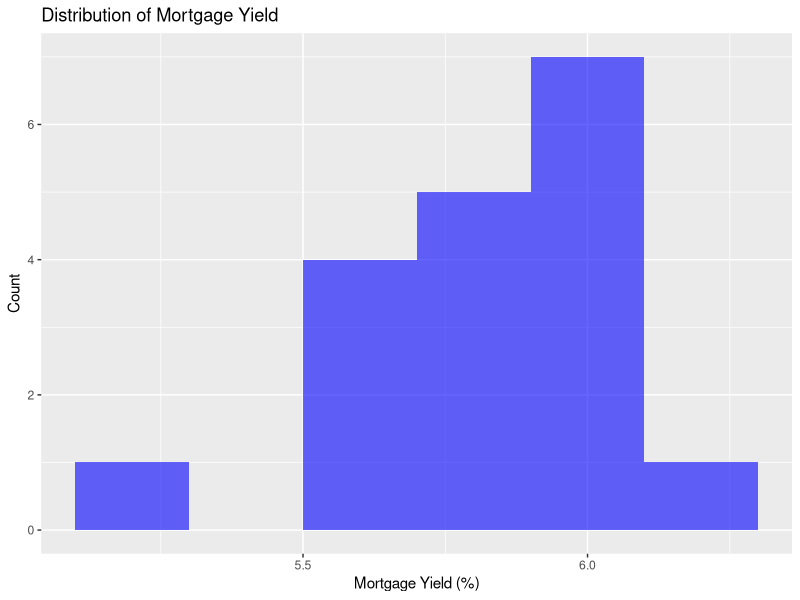
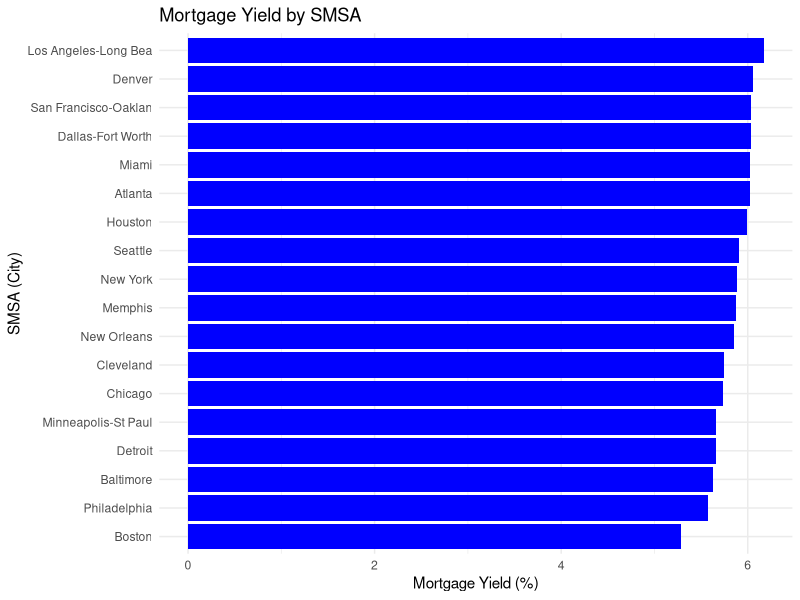
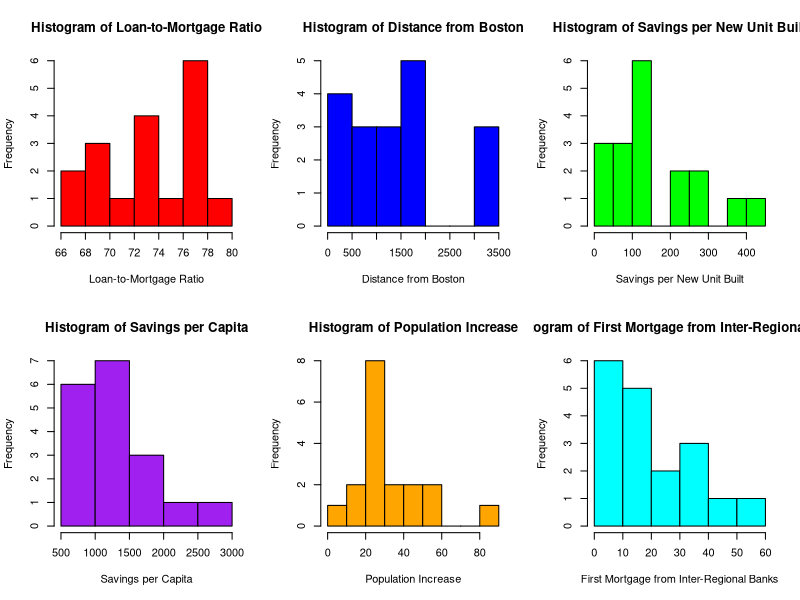
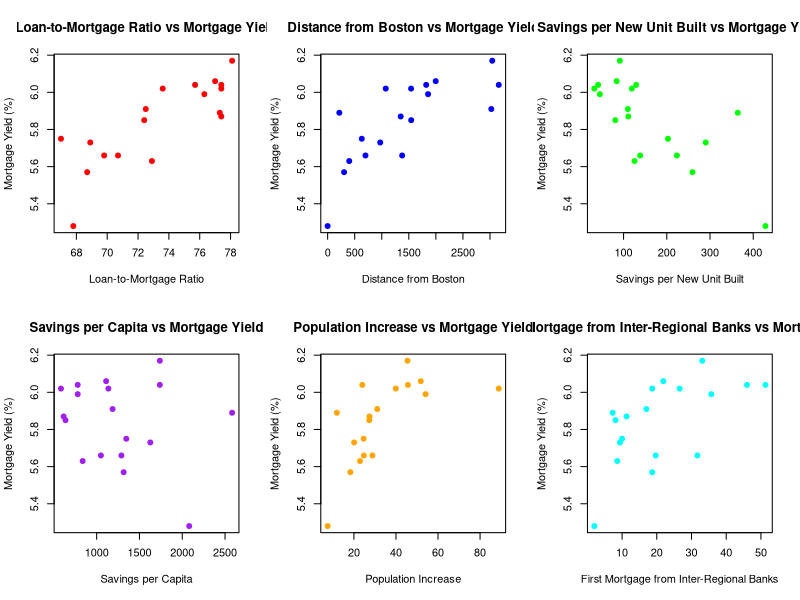
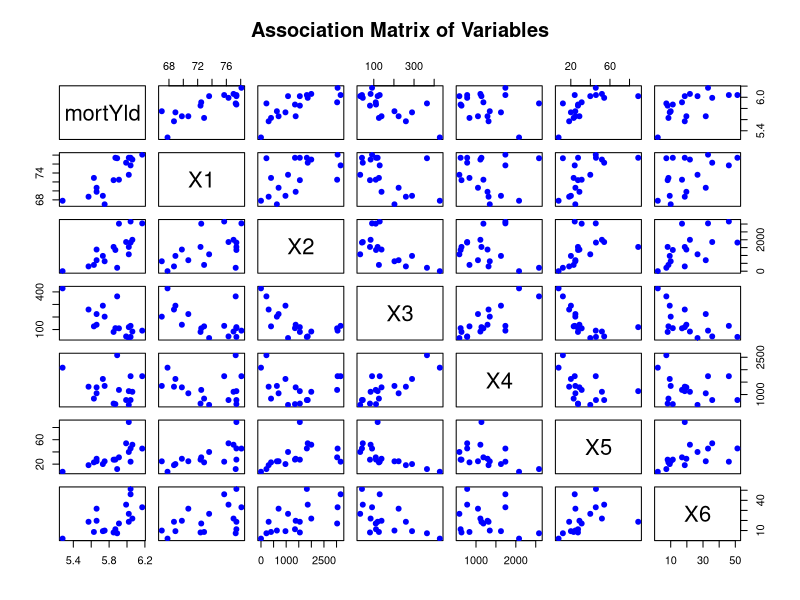
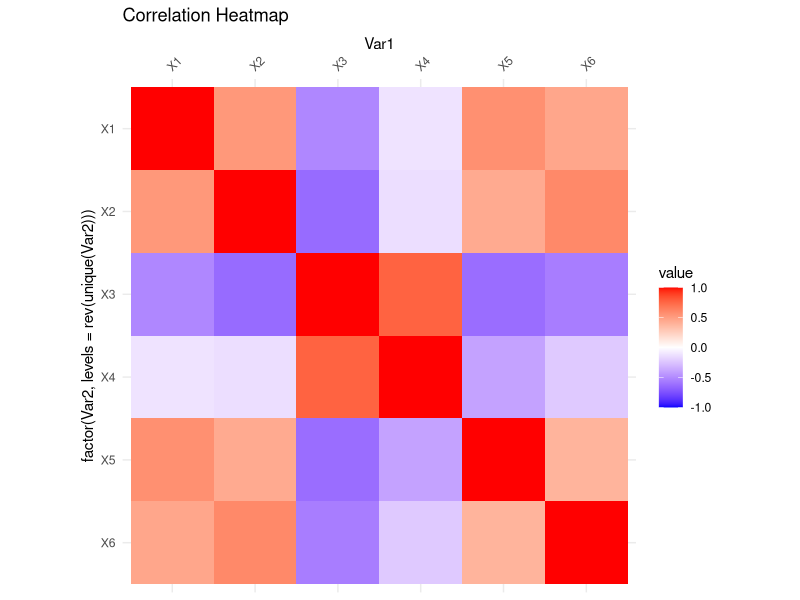
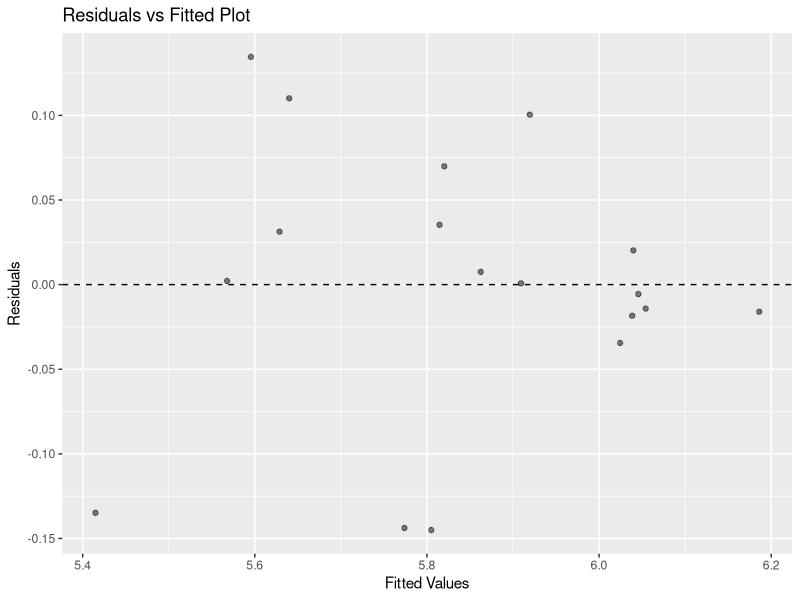
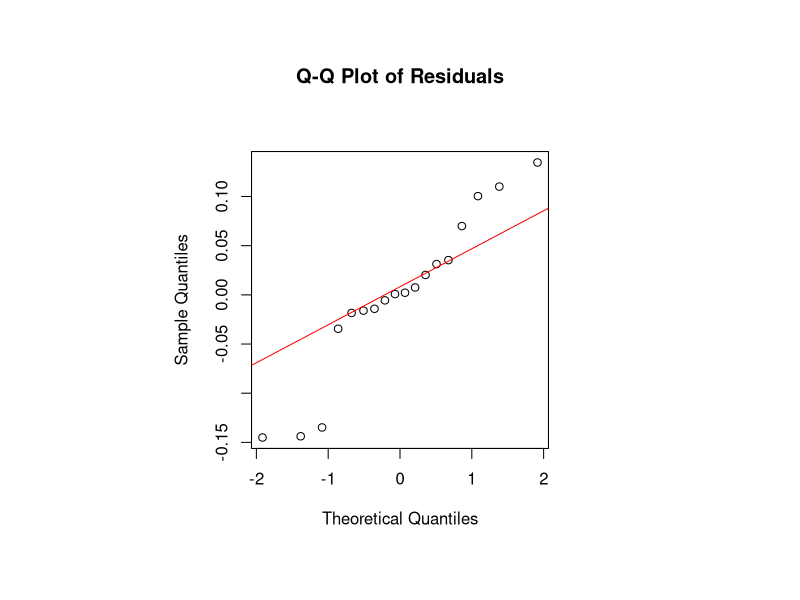

Source code (R) for these figures, in order:
## ---- chunk 1
# Load necessary libraries
library(ggplot2)
library(tidyverse)
library(dplyr)
library(knitr)
library(kableExtra)
library(xtable)
library(MASS)
library(car)
library(magrittr)

# Read data
df <- read.csv("myield.csv")

# Rename columns for easier reference
colnames(df) <- c("smsa", "mortYld", "X1", "X2", "X3", "X4", "X5", "X6")

# Display first few rows
kable(head(df), caption = "First few rows of the dataset") %>% kable_styling()
## ---- chunk 2
# Count missing values
colSums(is.na(df))

## ---- chunk 3
# Summary Statistics
summary_stats <- summary(df[, colnames(df) != "smsa"])
kable(summary_stats, caption = "Summary Statistics of Variables") %>% kable_styling()
## ---- chunk 4
# Histogram of Mortgage Yield
ggplot(df, aes(x = mortYld)) + 
  geom_histogram(binwidth = 0.2, fill = "blue", alpha = 0.6) +
  labs(title = "Distribution of Mortgage Yield", x = "Mortgage Yield (%)", y = "Count")

# Create a named vector where mortgage yield values are associated with their respective SMSAs
df <- df %>% arrange(desc(mortYld))  

# Create a better bar chart
ggplot(df, aes(x = reorder(smsa, mortYld), y = mortYld)) + 
  geom_bar(stat = "identity", fill = "blue") +
  coord_flip() +  # Flip coordinates to make labels readable
  labs(title = "Mortgage Yield by SMSA", x = "SMSA (City)", y = "Mortgage Yield (%)") +
  theme_minimal()


# Set up a 2x3 grid for multiple histograms
par(mfrow = c(2, 3))

# Define variable names
var_names <- c("Loan-to-Mortgage Ratio", "Distance from Boston", 
               "Savings per New Unit Built", "Savings per Capita", 
               "Population Increase", "First Mortgage from Inter-Regional Banks")

# Define colors for better visualization
hist_colors <- c("red", "blue", "green", "purple", "orange", "cyan")

# Loop through each variable (X1 to X6) and create a histogram
for (i in 1:6) {
  hist(df[[paste0("X", i)]], 
       main = paste("Histogram of", var_names[i]),
       xlab = var_names[i], 
       col = hist_colors[i], 
       border = "black")
}

# Reset plotting parameters to default
par(mfrow = c(1, 1))

## ---- chunk 5
# Set up a 2x3 grid for multiple scatter plots
par(mfrow = c(2, 3))

# Define variable names
var_names <- c("Loan-to-Mortgage Ratio", "Distance from Boston", 
               "Savings per New Unit Built", "Savings per Capita", 
               "Population Increase", "First Mortgage from Inter-Regional Banks")

# Define colors for better visualization
point_colors <- c("red", "blue", "green", "purple", "orange", "cyan")

# Loop through each variable (X1 to X6) and create a scatter plot with mortYld on the Y-axis
for (i in 1:6) {
  plot(df[[paste0("X", i)]], df$mortYld,
       main = paste(var_names[i], "vs Mortgage Yield"),
       xlab = var_names[i], ylab = "Mortgage Yield (%)",
       col = point_colors[i], pch = 19)
}

# Reset plotting parameters to default
par(mfrow = c(1, 1))

## ---- chunk 6
# Adjust the plotting window size to be square-like (you may need to resize RStudio plot panel)
par(mfrow = c(1, 1))  # Reset to 1x1 layout
par(mai = c(1, 1, 1, 1))  # Adjust margins to give more space around the plot
par(pin = c(10, 10))  # Set plot aspect ratio manually (width and height in inches)

# Select relevant numerical variables
selected_vars <- df[, c("mortYld", "X1", "X2", "X3", "X4", "X5", "X6")]

# Create the scatter plot matrix
pairs(selected_vars, 
      main = "Association Matrix of Variables",
      col = "blue",   # Set color for points
      pch = 19)       # Use solid dots for points


## ---- chunk 7
# Correlation Matrix
# Compute correlation matrix
cor_matrix <- round(cor(df[,3:8]), 2)  # Excluding 'smsa' and 'mortYld'
kable(cor_matrix, caption = "Correlation Matrix") %>% kable_styling()
## ---- chunk 8
library(ggplot2)
library(reshape2)

# Convert correlation matrix to long format for heatmap
melted_cor <- melt(cor_matrix)

# Reverse the order of the y-axis (Var2) so that X1 appears at the top-left
ggplot(data = melted_cor, aes(x=Var1, y=factor(Var2, levels=rev(unique(Var2))), fill=value)) + 
  geom_tile() +
  scale_fill_gradient2(low="blue", high="red", mid="white", 
                       midpoint=0, limit=c(-1,1), space="Lab") +
  scale_x_discrete(position = "top") +  # Move X-axis labels to top
  theme_minimal() +
  coord_fixed() +
  theme(axis.text.x = element_text(angle = 45, hjust = 0)) + # Rotate labels for readability
  ggtitle("Correlation Heatmap")
## ---- chunk 9
# Pairwise Simple Regressions
models_simple <- lapply(1:6, function(i) {
  formula <- as.formula(paste("mortYld ~ X", i, sep = ""))
  lm(formula, data = df)
})

simple_summaries <- lapply(models_simple, summary)

data.frame(
  Predictor = paste0("X", 1:6),
  R_squared = sapply(simple_summaries, function(m) round(m$r.squared, 3)),
  p_value = sapply(simple_summaries, function(m) round(coef(m)[2,4], 4))
) %>%
  kable(caption = "Simple Linear Regressions: R² and p-values") %>%
  kable_styling()
## ---- chunk 10
# Null Model vs Full Model Comparison
null_model <- lm(mortYld ~ 1, data = df)
full_model <- lm(mortYld ~ X1 + X2 + X3 + X4 + X5 + X6, data = df)

anova(null_model, full_model)
## ---- chunk 11
# Fit linear regression model
model <- lm(mortYld ~ X1 + X2 + X3 + X4 + X5 + X6, data = df)

# Model summary
summary(model)

## ---- chunk 12
# Stepwise regression (both directions)
step_model <- stepAIC(model, direction = "both")
summary(step_model)
## ---- chunk 13
#model with interactions
interaction_model <- lm(mortYld ~ X1 * X3 * X4, data = df)

# Summary of the model
summary(interaction_model)

## ---- chunk 14
reduced_interaction_model <- lm(mortYld ~ X1 + X3 + X4 + X1:X3 + X1:X4 + X3:X4, data = df)
summary(reduced_interaction_model)
step_interaction_model <- stepAIC(lm(mortYld ~ X1 * X3 * X4, data = df), direction = "both")
summary(step_interaction_model)

## ---- chunk 15
# Compare model performances
adj_r2_compare <- data.frame(
  Model = c("Full Model", "Stepwise Model", "2-Way Interaction Model"),
  Adj_R2 = c(
    summary(full_model)$adj.r.squared,
    summary(step_model)$adj.r.squared,
    summary(reduced_interaction_model)$adj.r.squared
  )
)

kable(adj_r2_compare, caption = "Adjusted R² for Different Models") %>% kable_styling()

# Compare AIC
aic_compare <- AIC(full_model, step_model, reduced_interaction_model)
kable(aic_compare, caption = "AIC for Different Models") %>% kable_styling()

# Compare with ANOVA
anova(full_model, step_model, reduced_interaction_model)
## ---- chunk 16
# Compute Variance Inflation Factor (VIF)
vif_values <- vif(model)
kable(as.data.frame(vif_values), caption = "Variance Inflation Factors (VIF)") %>% kable_styling()

## ---- chunk 17
# Residuals vs Fitted Plot
ggplot(data.frame(fitted = fitted(model), residuals = resid(model)), aes(x = fitted, y = residuals)) +
  geom_point(alpha = 0.5) +
  geom_hline(yintercept = 0, linetype = "dashed") +
  labs(title = "Residuals vs Fitted Plot", x = "Fitted Values", y = "Residuals")
## ---- chunk 18
# QQ-Plot of Residuals
residuals <- resid(model)  # Extract residuals

# Set up a square plotting area
par(pty = "s")  

# Generate the Q-Q plot
qqnorm(residuals, main = "Q-Q Plot of Residuals") #Normal Q-Q Plot
qqline(residuals, col = "red")

# Reset plotting parameters (optional)
par(pty = "m")  
## ---- chunk 19
coeffs <- round(coef(model), 2)
kable(as.data.frame(coeffs), caption = "Final Model Coefficients") %>% kable_styling()
